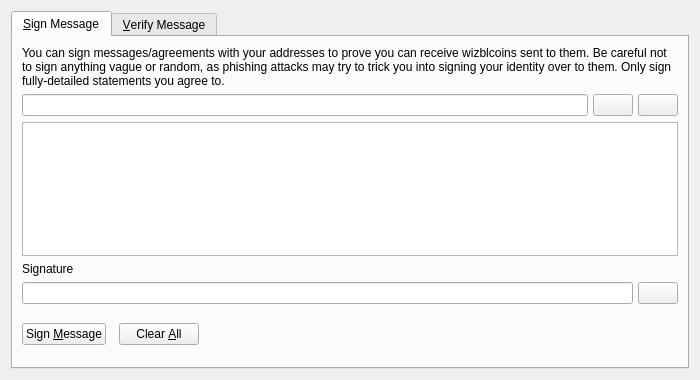
<?xml version="1.0" encoding="UTF-8"?>
<ui version="4.0">
 <class>SignVerifyMessageDialog</class>
 <widget class="QDialog" name="SignVerifyMessageDialog">
  <property name="geometry">
   <rect>
    <x>0</x>
    <y>0</y>
    <width>700</width>
    <height>380</height>
   </rect>
  </property>
  <property name="windowTitle">
   <string>Signatures - Sign / Verify a Message</string>
  </property>
  <property name="modal">
   <bool>true</bool>
  </property>
  <layout class="QVBoxLayout" name="verticalLayout">
   <item>
    <widget class="QTabWidget" name="tabWidget">
     <property name="currentIndex">
      <number>0</number>
     </property>
     <widget class="QWidget" name="tabSignMessage">
      <attribute name="title">
       <string>&amp;Sign Message</string>
      </attribute>
      <layout class="QVBoxLayout" name="verticalLayout_SM">
       <item>
        <widget class="QLabel" name="infoLabel_SM">
         <property name="text">
          <string>You can sign messages/agreements with your addresses to prove you can receive wizblcoins sent to them. Be careful not to sign anything vague or random, as phishing attacks may try to trick you into signing your identity over to them. Only sign fully-detailed statements you agree to.</string>
         </property>
         <property name="textFormat">
          <enum>Qt::PlainText</enum>
         </property>
         <property name="wordWrap">
          <bool>true</bool>
         </property>
        </widget>
       </item>
       <item>
        <layout class="QHBoxLayout" name="horizontalLayout_1_SM">
         <property name="spacing">
          <number>5</number>
         </property>
         <item>
          <widget class="QValidatedLineEdit" name="addressIn_SM">
           <property name="toolTip">
            <string>The Wizblcoin address to sign the message with</string>
           </property>
          </widget>
         </item>
         <item>
          <widget class="QPushButton" name="addressBookButton_SM">
           <property name="toolTip">
            <string>Choose previously used address</string>
           </property>
           <property name="text">
            <string/>
           </property>
           <property name="icon">
            <iconset resource="../wizblcoin.qrc">
             <normaloff>:/icons/address-book</normaloff>:/icons/address-book</iconset>
           </property>
           <property name="shortcut">
            <string>Alt+A</string>
           </property>
           <property name="autoDefault">
            <bool>false</bool>
           </property>
          </widget>
         </item>
         <item>
          <widget class="QPushButton" name="pasteButton_SM">
           <property name="toolTip">
            <string>Paste address from clipboard</string>
           </property>
           <property name="text">
            <string/>
           </property>
           <property name="icon">
            <iconset resource="../wizblcoin.qrc">
             <normaloff>:/icons/editpaste</normaloff>:/icons/editpaste</iconset>
           </property>
           <property name="shortcut">
            <string>Alt+P</string>
           </property>
           <property name="autoDefault">
            <bool>false</bool>
           </property>
          </widget>
         </item>
        </layout>
       </item>
       <item>
        <widget class="QPlainTextEdit" name="messageIn_SM">
         <property name="toolTip">
          <string>Enter the message you want to sign here</string>
         </property>
        </widget>
       </item>
       <item>
        <widget class="QLabel" name="signatureLabel_SM">
         <property name="text">
          <string>Signature</string>
         </property>
         <property name="textFormat">
          <enum>Qt::PlainText</enum>
         </property>
        </widget>
       </item>
       <item>
        <layout class="QHBoxLayout" name="horizontalLayout_2_SM">
         <property name="spacing">
          <number>5</number>
         </property>
         <item>
          <widget class="QLineEdit" name="signatureOut_SM">
           <property name="font">
            <font>
             <italic>true</italic>
            </font>
           </property>
           <property name="readOnly">
            <bool>true</bool>
           </property>
          </widget>
         </item>
         <item>
          <widget class="QPushButton" name="copySignatureButton_SM">
           <property name="toolTip">
            <string>Copy the current signature to the system clipboard</string>
           </property>
           <property name="text">
            <string/>
           </property>
           <property name="icon">
            <iconset resource="../wizblcoin.qrc">
             <normaloff>:/icons/editcopy</normaloff>:/icons/editcopy</iconset>
           </property>
           <property name="autoDefault">
            <bool>false</bool>
           </property>
          </widget>
         </item>
        </layout>
       </item>
       <item>
        <layout class="QHBoxLayout" name="horizontalLayout_3_SM">
         <property name="spacing">
          <number>13</number>
         </property>
         <item>
          <widget class="QPushButton" name="signMessageButton_SM">
           <property name="toolTip">
            <string>Sign the message to prove you own this Wizblcoin address</string>
           </property>
           <property name="text">
            <string>Sign &amp;Message</string>
           </property>
           <property name="icon">
            <iconset resource="../wizblcoin.qrc">
             <normaloff>:/icons/edit</normaloff>:/icons/edit</iconset>
           </property>
           <property name="autoDefault">
            <bool>false</bool>
           </property>
          </widget>
         </item>
         <item>
          <widget class="QPushButton" name="clearButton_SM">
           <property name="toolTip">
            <string>Reset all sign message fields</string>
           </property>
           <property name="text">
            <string>Clear &amp;All</string>
           </property>
           <property name="icon">
            <iconset resource="../wizblcoin.qrc">
             <normaloff>:/icons/remove</normaloff>:/icons/remove</iconset>
           </property>
           <property name="autoDefault">
            <bool>false</bool>
           </property>
          </widget>
         </item>
         <item>
          <spacer name="horizontalSpacer_1_SM">
           <property name="orientation">
            <enum>Qt::Horizontal</enum>
           </property>
           <property name="sizeHint" stdset="0">
            <size>
             <width>40</width>
             <height>48</height>
            </size>
           </property>
          </spacer>
         </item>
         <item>
          <widget class="QLabel" name="statusLabel_SM">
           <property name="font">
            <font>
             <weight>75</weight>
             <bold>true</bold>
            </font>
           </property>
           <property name="text">
            <string/>
           </property>
           <property name="wordWrap">
            <bool>true</bool>
           </property>
          </widget>
         </item>
         <item>
          <spacer name="horizontalSpacer_2_SM">
           <property name="orientation">
            <enum>Qt::Horizontal</enum>
           </property>
           <property name="sizeHint" stdset="0">
            <size>
             <width>40</width>
             <height>48</height>
            </size>
           </property>
          </spacer>
         </item>
        </layout>
       </item>
      </layout>
     </widget>
     <widget class="QWidget" name="tabVerifyMessage">
      <attribute name="title">
       <string>&amp;Verify Message</string>
      </attribute>
      <layout class="QVBoxLayout" name="verticalLayout_VM">
       <item>
        <widget class="QLabel" name="infoLabel_VM">
         <property name="text">
          <string>Enter the receiver's address, message (ensure you copy line breaks, spaces, tabs, etc. exactly) and signature below to verify the message. Be careful not to read more into the signature than what is in the signed message itself, to avoid being tricked by a man-in-the-middle attack. Note that this only proves the signing party receives with the address, it cannot prove sendership of any transaction!</string>
         </property>
         <property name="textFormat">
          <enum>Qt::PlainText</enum>
         </property>
         <property name="alignment">
          <set>Qt::AlignLeading|Qt::AlignLeft|Qt::AlignTop</set>
         </property>
         <property name="wordWrap">
          <bool>true</bool>
         </property>
        </widget>
       </item>
       <item>
        <layout class="QHBoxLayout" name="horizontalLayout_1_VM">
         <property name="spacing">
          <number>5</number>
         </property>
         <item>
          <widget class="QValidatedLineEdit" name="addressIn_VM">
           <property name="toolTip">
            <string>The Wizblcoin address the message was signed with</string>
           </property>
          </widget>
         </item>
         <item>
          <widget class="QPushButton" name="addressBookButton_VM">
           <property name="toolTip">
            <string>Choose previously used address</string>
           </property>
           <property name="text">
            <string/>
           </property>
           <property name="icon">
            <iconset resource="../wizblcoin.qrc">
             <normaloff>:/icons/address-book</normaloff>:/icons/address-book</iconset>
           </property>
           <property name="shortcut">
            <string>Alt+A</string>
           </property>
           <property name="autoDefault">
            <bool>false</bool>
           </property>
          </widget>
         </item>
        </layout>
       </item>
       <item>
        <widget class="QPlainTextEdit" name="messageIn_VM"/>
       </item>
       <item>
        <widget class="QValidatedLineEdit" name="signatureIn_VM"/>
       </item>
       <item>
        <layout class="QHBoxLayout" name="horizontalLayout_2_VM">
         <property name="spacing">
          <number>13</number>
         </property>
         <item>
          <widget class="QPushButton" name="verifyMessageButton_VM">
           <property name="toolTip">
            <string>Verify the message to ensure it was signed with the specified Wizblcoin address</string>
           </property>
           <property name="text">
            <string>Verify &amp;Message</string>
           </property>
           <property name="icon">
            <iconset resource="../wizblcoin.qrc">
             <normaloff>:/icons/transaction_0</normaloff>:/icons/transaction_0</iconset>
           </property>
           <property name="autoDefault">
            <bool>false</bool>
           </property>
          </widget>
         </item>
         <item>
          <widget class="QPushButton" name="clearButton_VM">
           <property name="toolTip">
            <string>Reset all verify message fields</string>
           </property>
           <property name="text">
            <string>Clear &amp;All</string>
           </property>
           <property name="icon">
            <iconset resource="../wizblcoin.qrc">
             <normaloff>:/icons/remove</normaloff>:/icons/remove</iconset>
           </property>
           <property name="autoDefault">
            <bool>false</bool>
           </property>
          </widget>
         </item>
         <item>
          <spacer name="horizontalSpacer_1_VM">
           <property name="orientation">
            <enum>Qt::Horizontal</enum>
           </property>
           <property name="sizeHint" stdset="0">
            <size>
             <width>40</width>
             <height>48</height>
            </size>
           </property>
          </spacer>
         </item>
         <item>
          <widget class="QLabel" name="statusLabel_VM">
           <property name="font">
            <font>
             <weight>75</weight>
             <bold>true</bold>
            </font>
           </property>
           <property name="text">
            <string/>
           </property>
           <property name="wordWrap">
            <bool>true</bool>
           </property>
          </widget>
         </item>
         <item>
          <spacer name="horizontalSpacer_2_VM">
           <property name="orientation">
            <enum>Qt::Horizontal</enum>
           </property>
           <property name="sizeHint" stdset="0">
            <size>
             <width>40</width>
             <height>48</height>
            </size>
           </property>
          </spacer>
         </item>
        </layout>
       </item>
      </layout>
     </widget>
    </widget>
   </item>
  </layout>
 </widget>
 <customwidgets>
  <customwidget>
   <class>QValidatedLineEdit</class>
   <extends>QLineEdit</extends>
   <header>qvalidatedlineedit.h</header>
  </customwidget>
 </customwidgets>
 <resources>
  <include location="../wizblcoin.qrc"/>
 </resources>
 <connections/>
</ui>
